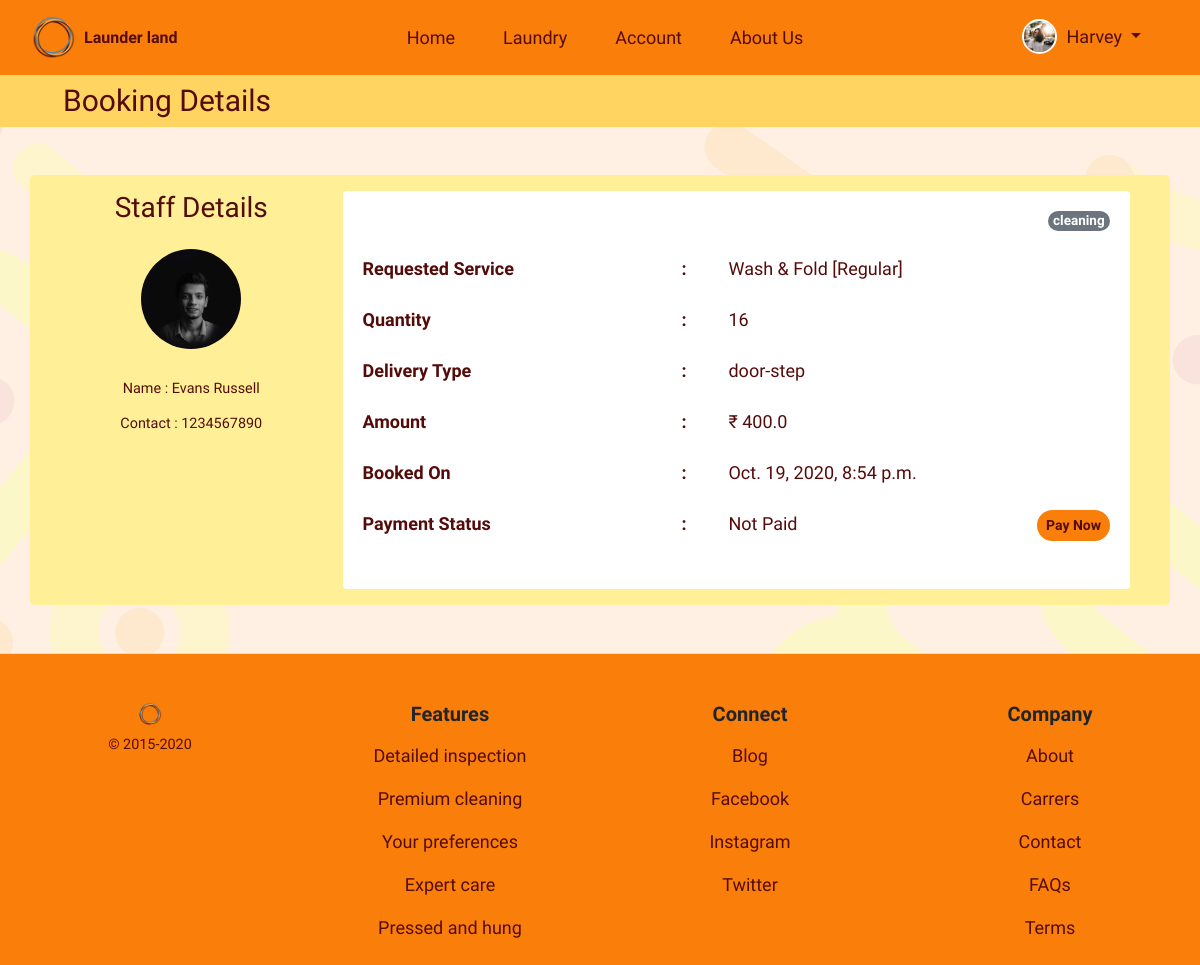
/laundry/mybookings/24/ (signed in), run on an earlier commit of the app's database.
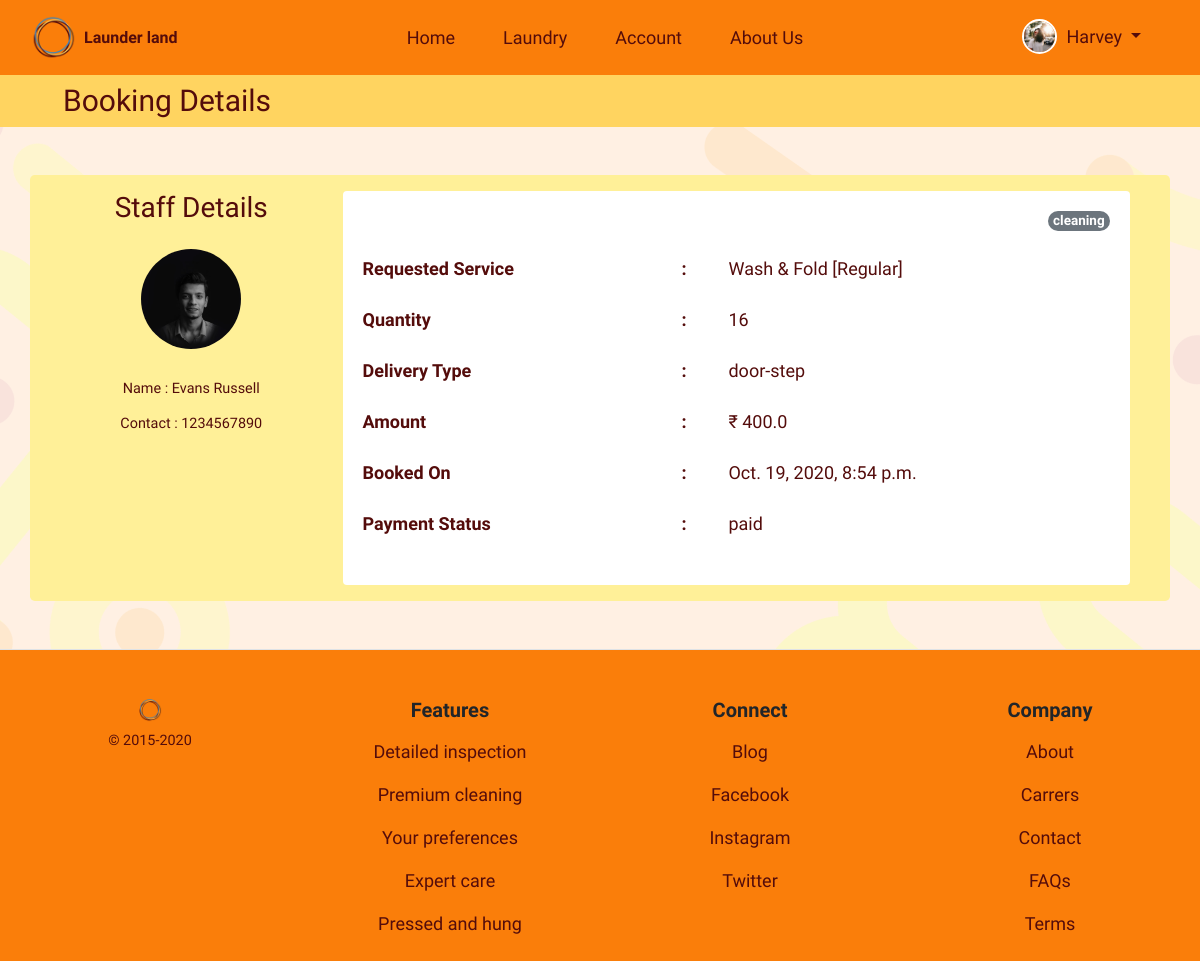
And on a later commit of the database.
### laundry/models.py (models this page shows)
class Payment(models.Model):
    cust_id = models.ForeignKey(
        User, on_delete=models.CASCADE)
    booking_id = models.ForeignKey(Booking, on_delete=models.CASCADE)
    payment_mode_choice = (('cash', 'Cash'),
                           ('online', 'Online'))
    payment_mode = models.CharField(
        max_length=25, choices=payment_mode_choice, default=payment_mode_choice[0][0])
    paid_date = models.DateTimeField(auto_now_add=True)
    paid_amount = models.FloatField(null=True, blank=True)
    status_choice = (('paid', 'Paid'),
                     ('not_paid', 'Not Paid'))
    status = models.CharField(
        max_length=10, choices=status_choice, default=status_choice[1][0])
    class Meta:
        verbose_name = 'Payment'
        verbose_name_plural = 'Payments'

### usermodule/decorators.py (the view)
    def wrap(request, *args, **kwargs):
        if request.user.is_authenticated:
            if request.user.user_type == 3:
                return function(request, *args, **kwargs)
            else:
                messages.warning(request, 'Signin using Customer Account')
                return redirect(redirect('usermodule:signin').url+'?next='+request.path)
        else:
            return redirect(redirect('usermodule:signin').url+'?next='+request.path)

### laundry/forms.py
class PaymentForm(forms.ModelForm):
    class Meta:
        model = Payment
        fields = ['payment_mode']
    def __init__(self, *args, **kwargs):
        self.request = kwargs.pop('request', None)
        super().__init__(*args, **kwargs)
        self.fields['payment_mode'].label = "Mode of Payment :"

### staffmodule/models.py (called while the page is built)
    def __str__(self):
        return self.service

    def __str__(self):
        return self.sub_service

### templates/laundry/booking_details.html (shortened to what the changed rows need)
{% extends 'base_layout.html' %}
{% load static %}
{% load crispy_forms_tags %}
{% block content %}
<body id="booking">
    <article class="container p-0">
        <div class="bg-light box-shadow-lg rounded-lg px-4 py-3 my-5 bg_light_orange_1">
            <div class="px-lg-3">
                <div class="row">
                    <section class="col-12 col-md-8 col-lg-9">
                        <div class="card border-0">
                            <div class="card-body brown rounded">
                                <table class="table brown borderless">
                                    <thead>
                                        <h5 class="card-title float-right badge rounded-pill
                                            {% if booking.status == 'delivered' %}
                                            badge-success
                                            {% elif booking.status == 'ready' %}
                                            badge-info
                                            {% elif booking.status == 'cleaning' %}
                                            badge-secondary
                                            {% elif booking.status == 'pickedup' %}
                                            badge-primary
                                            {% elif booking.status == 'pending' %}
                                            badge-warning
                                            {% elif booking.status == 'canceled' %}
                                            badge-danger
                                            {% endif %}">
                                            {{ booking.status }}
                                        </h5>
                                    </thead>
                                    <tbody>
                                        <tr>
                                            <th class="px-0" scope="row"> Requested Service</th>
                                            <th>:</th>
                                        </tr>
                                        <tr>
                                            <th class="px-0" scope="row">Quantity</th>
                                            <th>:</th>
                                        </tr>
                                        <tr>
                                            <th class="px-0" scope="row">Delivery Type</th>
                                            <th>:</th>
                                        </tr>
                                        <tr>
                                            <th class="px-0" scope="row">Amount</th>
                                            <th>:</th>
                                        </tr>
                                        <tr>
                                            <th class="px-0" scope="row">Booked On</th>
                                            <th>:</th>
                                        </tr>
                                        <tr>
                                            <th class="px-0" scope="row">Payment Status</th>
                                            <th>:</th>
                                            <td class="px-0">
                                                {% if payment.status == "paid" %}
                                                {{ payment.status }}
                                                {% else %}
                                                Not Paid
                                                <input type="button" name="submit" value="Pay Now"
                                                    class="btn btn-cust btn-sm bg_orange_1 bold float-right rounded-pill brown"
                                                    data-toggle="modal" data-target="#pay{{ booking.id }}">
                                                {% endif %}
                                            </td>
                                        </tr>
                                    </tbody>
                                </table>
                            </div>
                        </div>
                    </section>
                </div>
            </div>
        </div>
    </article>
</body>
{% endblock %}

What changed in the data, as far as the page shows it:
added Payment: status "paid"
Also different on the page:
form field submit: "Pay Now" → (not shown)
text no longer shown: "Not Paid"
